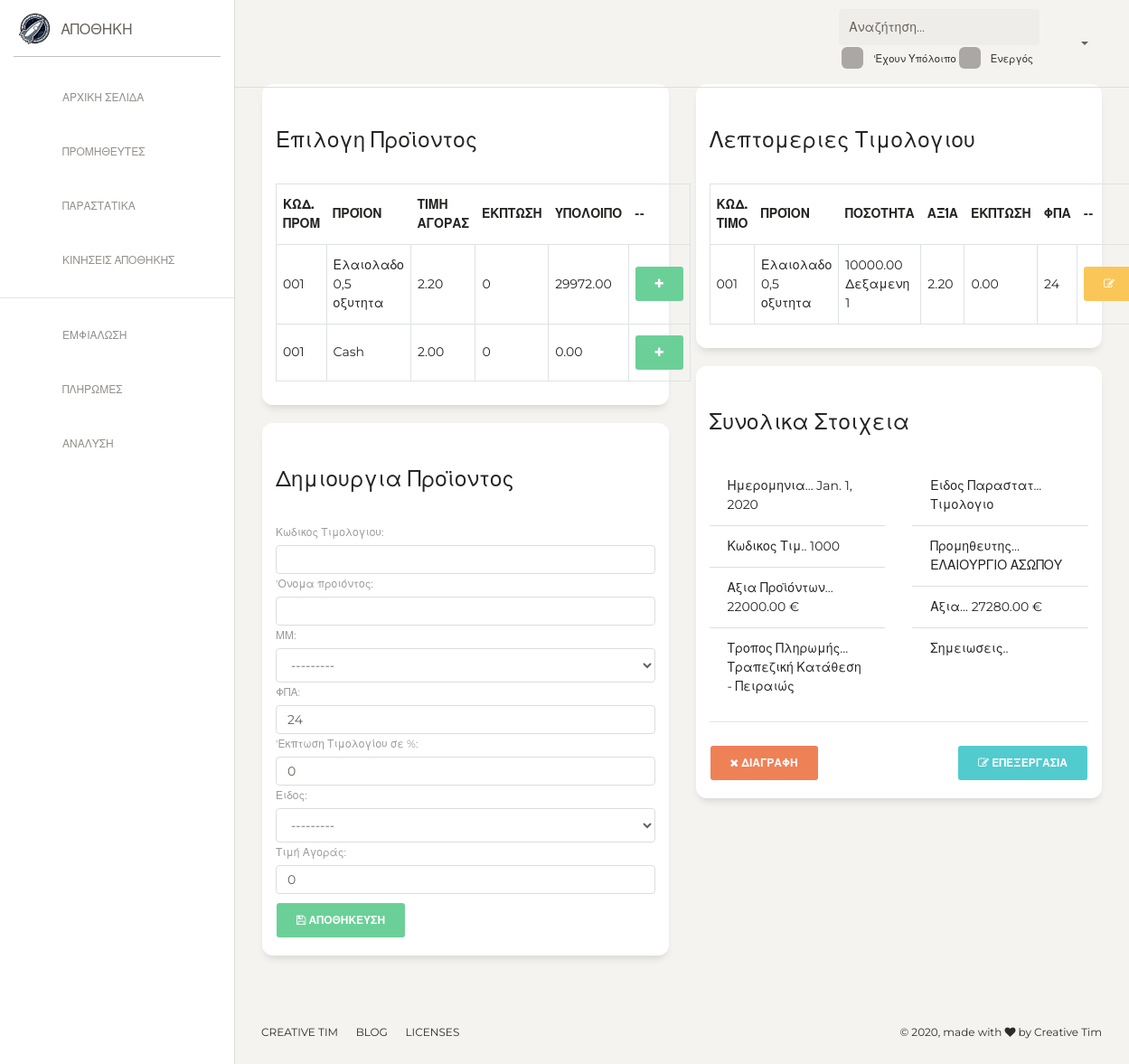
The page /warehouse/invoice-detail/1/ (signed in) on the database as committed earlier.
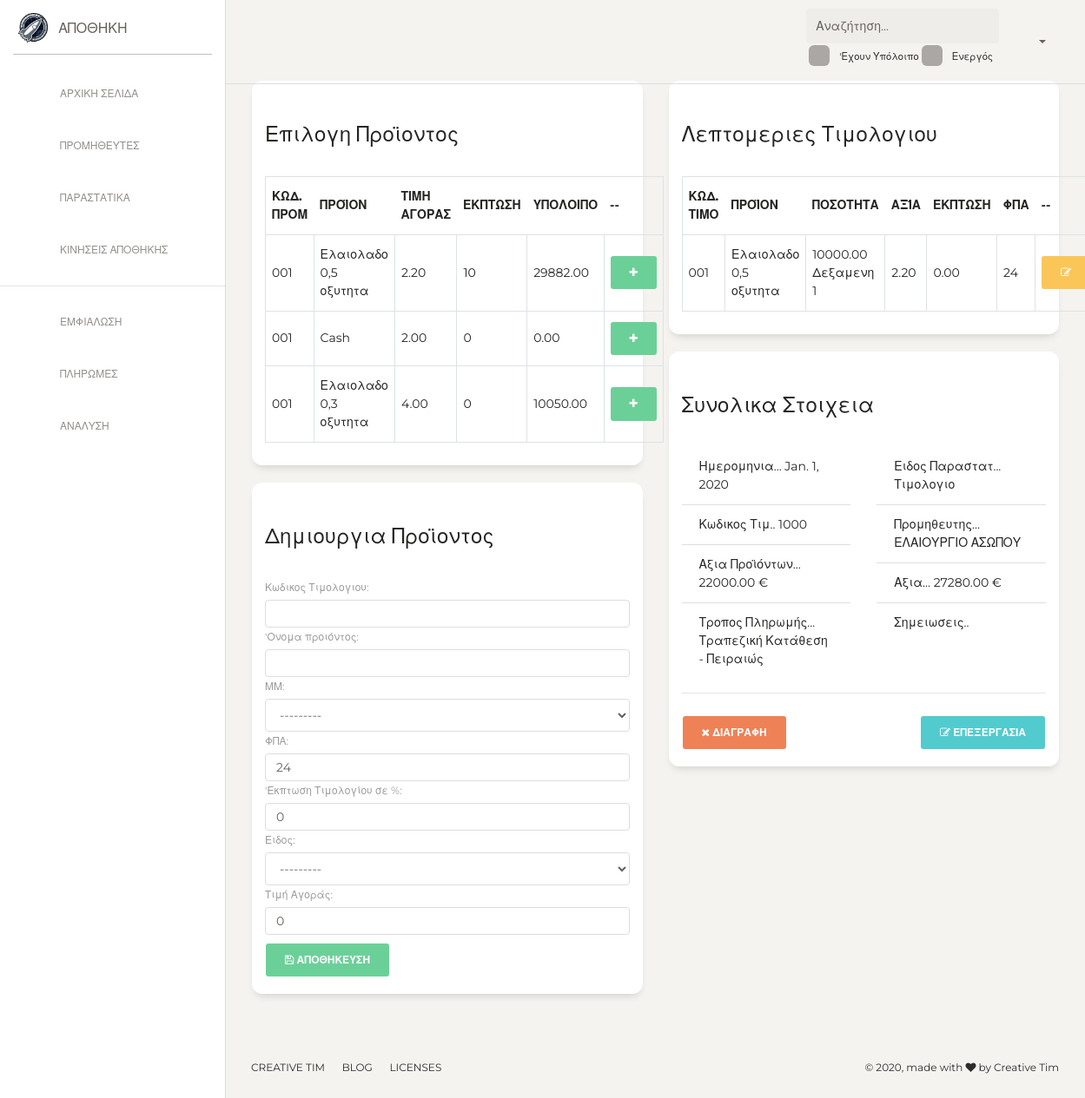
The same page on the database as committed later.
### catalogue/models.py (models this page shows, shortened)
class Product(models.Model):
    active = models.BooleanField(default=True, verbose_name='Κατασταση')
    product_class = models.ForeignKey(ProductClass, on_delete=models.PROTECT, null=True, verbose_name='Ειδος')
    is_offer = models.BooleanField(default=True)
    title = models.CharField(max_length=120, verbose_name="'Ονομα προιόντος")
    category = models.ManyToManyField(Category, blank=True, null=True, verbose_name='Κατηγοριες')
    sku = models.CharField(max_length=150, blank=True, null=True, verbose_name='MPN')
    meta_description = models.CharField(max_length=300, null=True, blank=True)
    slug = models.SlugField(blank=True, null=True, allow_unicode=True)
    price = models.DecimalField(decimal_places=2, max_digits=6, default=0,
                                verbose_name="Τιμή λιανικής")  # the price product have in the store
    margin = models.IntegerField(default=30, verbose_name='Margin', blank=True, null=True)
    markup = models.IntegerField(default=30, verbose_name='Markup', blank=True, null=True)
    price_internet = models.DecimalField(decimal_places=2, max_digits=6, default=0,
                                         verbose_name="Τιμή Internet(No use)")
    price_b2b = models.DecimalField(decimal_places=2, max_digits=6, default=0,
                                    verbose_name="Τιμή Χονδρικής")  # the price product have in the website, if its 0 then website gets the price from store
    price_discount = models.DecimalField(max_digits=10, decimal_places=2, default=0, verbose_name='Εκπτωτική Τιμή.')
    final_price = models.DecimalField(default=0, decimal_places=2, max_digits=10, blank=True)
    related_products = models.ManyToManyField('self', blank=True)
    different_color = models.ManyToManyField('self', blank=True)
    timestamp = models.DateField(default=timezone.now, verbose_name='Ημερομηνία Δημιουργίας')
    notes = models.TextField(null=True, blank=True, verbose_name='Περιγραφή')
    vendor = models.ForeignKey('warehouse.Vendor', verbose_name="Προμηθευτής", blank=True, null=True, on_delete=models.SET_NULL)
    qty = models.DecimalField(default=0, verbose_name="Απόθεμα", max_digits=10, decimal_places=2)
    unit = models.CharField(max_length=1, default='1', choices=UNIT, blank=True, null=True, verbose_name='ΜΜ')
    safe_stock = models.DecimalField(max_digits=17, decimal_places=2, default=0, verbose_name='Ασφαλη Αποθεμα')
    safe_warning = models.BooleanField(default=False)
    order_sku = models.CharField(blank=True, null=True, max_length=50, verbose_name='Κωδικος Τιμολογιου')
    price_buy = models.DecimalField(decimal_places=2, max_digits=6, default=0,
                                    verbose_name="Τιμή Αγοράς")  # the price which you buy the product
    order_discount = models.IntegerField(default=0, verbose_name="'Εκπτωση Τιμολογίου σε %")
    qty_kilo = models.DecimalField(max_digits=5, decimal_places=3, default=1,
                                   verbose_name='Βάρος/Τεμάχια ανά Συσκευασία ')
    taxes_modifier = models.IntegerField(default=24, verbose_name='ΦΠΑ')
    objects = models.Manager()
    def __str__(self):
        return self.title

class ProductStorage(models.Model):
    priority = models.BooleanField(default=False)
    product = models.ForeignKey(Product, on_delete=models.CASCADE, related_name='storages')
    storage = models.ForeignKey(Storage, on_delete=models.PROTECT, verbose_name='Αποθηκη')
    qty = models.DecimalField(decimal_places=2, max_digits=17, default=0)
    class Meta:
        unique_together = ['product', 'storage']
        ordering = ['priority']
    def __str__(self):
        return self.storage.title

### warehouse/models.py (models this page shows, shortened)
class InvoiceItem(models.Model):
    UNITS = (
        ('a', 'Τεμάχιο'),
        ('b', 'Κιβώτιο'),
        ('c', 'Κιλό'),
    )
    order_code = models.CharField(max_length=50, blank=True)
    vendor = models.ForeignKey(Vendor, on_delete=models.PROTECT, verbose_name='Προμηθευτης')
    invoice = models.ForeignKey(Invoice, on_delete=models.CASCADE, related_name='order_items')
    product = models.ForeignKey(Product, on_delete=models.PROTECT, related_name='invoice_items', verbose_name='Προϊον')
    unit = models.CharField(max_length=1, choices=UNITS, default='a', verbose_name='ΜΜ')
    qty = models.DecimalField(max_digits=17, decimal_places=2, default=1, verbose_name='Ποσότητα')
    value = models.DecimalField(max_digits=17, decimal_places=2, verbose_name='Τιμή')
    discount = models.DecimalField(max_digits=10, decimal_places=2, default=0, verbose_name='Εκπτωση')
    discount_value = models.DecimalField(max_digits=10, decimal_places=2, default=0, verbose_name='Ποσο Εκπτωσης')
    clean_value = models.DecimalField(max_digits=17, decimal_places=2, verbose_name='Αξια')
    total_clean_value = models.DecimalField(max_digits=17, decimal_places=2, verbose_name='Καθαρη Αξια')
    taxes_modifier = models.IntegerField(default=24, verbose_name='ΦΠΑ')
    taxes_value = models.DecimalField(max_digits=17, decimal_places=2, verbose_name='Αξια ΦΠΑ')
    total_value = models.DecimalField(max_digits=17, decimal_places=2, verbose_name='Τελικη Αξία')
    storage = models.ForeignKey(ProductStorage, blank=True, null=True, on_delete=models.PROTECT, related_name='storage_invoices', verbose_name='Αποθηκη')
    used_qty = models.DecimalField(max_digits=17, decimal_places=2, verbose_name='Χρησιμοποιημενη Ποσοτητα', default=0)
    locked = models.BooleanField(default=False)

### project_settings/models.py (models this page shows, shortened)
class Storage(models.Model):
    active = models.BooleanField(default=True)
    title = models.CharField(unique=True, max_length=250)
    position = models.TextField(blank=True, null=True)
    capacity = models.DecimalField(decimal_places=2, max_digits=17, default=0)
    max_capacity = models.DecimalField(decimal_places=2, max_digits=17, default=0)
    warning_max_capacity = models.DecimalField(decimal_places=2, max_digits=17, default=0)
    warning_low_max_capacity = models.DecimalField(decimal_places=2, max_digits=17, default=0)

### warehouse/views.py (the view, shortened to what this page needs)
# urls.py: path('invoice-detail/<int:pk>/', InvoiceDetailView.as_view(), name='invoice_update'),
@method_decorator(staff_member_required, name='dispatch')
class InvoiceDetailView(UpdateView):
    model = Invoice
    template_name = 'warehouse/invoice_detail.html'
    form_class = InvoiceForm
    def get_context_data(self, **kwargs):
        context = super().get_context_data(**kwargs)
        context['products'] = Product.objects.filter(vendor=self.object.vendor)
        context['product_form'] = InvoiceProductForm(initial={'vendor': self.object.vendor})
        context['order_items'] = self.object.order_items.all()
        return context

### warehouse/forms.py
class InvoiceForm(BaseForm, forms.ModelForm):
    date = forms.DateField(widget=forms.DateInput(attrs={'type': 'date'}), required=True, label='Ημερομηνία')
    vendor = forms.ModelChoiceField(queryset=Vendor.objects.all(), widget=ModelSelect2(url='warehouse:vendor_autocomplete'), label='Προμηθευτης')
    class Meta:
        model = Invoice
        fields = ['date', 'vendor', 'order_type', 'title', 'payment_method', 'extra_value', 'description']

class InvoiceProductForm(BaseForm, forms.ModelForm):
    vendor = forms.ModelChoiceField(queryset=Vendor.objects.all(), widget=forms.HiddenInput(), required=True)
    class Meta:
        model = Product
        fields = ['order_sku', 'title', 'unit', 'taxes_modifier',
                  'order_discount', 'product_class', 'vendor', 'price_buy',
                  ]

### catalogue/models.py (called while the page is built)
    def __str__(self):
        return self.title

### warehouse/models.py (called while the page is built)
    def __str__(self):
        return f'{self.title}'

    def tag_value(self):
        return f'{self.value} {CURRENCY}'

    def tag_final_value(self):
        return f'{self.final_value} {CURRENCY}'

### warehouse/templates/warehouse/invoice_detail.html (shortened to what the changed rows need)
{% extends 'warehouse/dashboard.html' %}
{% block content %}
    <div class="content">
        <div class="row">
            <div class="col-6">
                <div class="card">
                    <div class="card-body">
                        <table class="table table-bordered">
                            <thead>
                                <tr>
                                    <th>Κωδ. Προμ</th>
                                    <th>Προϊον</th>
                                    <th>Τιμη Αγορας</th>
                                    <th>Εκπτωση</th>
                                    <th>Υπολοιπο</th>
                                    <th>--</th>
                                </tr>
                            </thead>
                            <tbody>
                                {% for product in products %}
                                    <tr>
                                        <td>{{ product.order_sku }}</td>
                                        <td>{{ product }}</td>
                                        <td>{{ product.price_buy }}</td>
                                        <td>{{ product.order_discount }}</td>
                                        <td>{{ product.qty }}</td>
                                        <td><button data-href='{% url "warehouse:ajax_create_product" object.id product.id %}' type="button" class="btn btn-success add_button"><i class="fa fa-plus"></i> </button> </td>
                                    </tr>
                                {% endfor %}
                            </tbody>
                        </table>
                    </div>
                </div>
                <div class="card">
                    <div class="card-body">
                        <form method="post" class="form" action="{% url 'warehouse:create_product_from_invoice' object.id %}">
                            {{ product_form }}
                        </form>
                    </div>
                </div>
            </div>
            <div class='col-6'>
                <div class='card'>
                    <div class='card-body'>
                        <table class='table table-bordered'>
                            <thead>
                                <tr>
                                    <th>Κωδ. Τιμο</th>
                                    <th>Προϊον</th>
                                    <th>Ποσοτητα</th>
                                    <th>Αξία</th>
                                    <th>Εκπτωση</th>
                                    <th>Φπα</th>
                                    <th>--</th>
                                </tr>
                            </thead>
                            <tbody>
                                {% for item in order_items %}
                                    <tr>
                                        <td>{{ item.order_code }}</td>
                                        <td>{{ item.product }}</td>
                                        <td>{{ item.qty }}
                                            {% if item.storage %}<br> {{ item.storage }}{% endif %}
                                        </td>
                                        <td>{{ item.value }}</td>
                                        <td>{{ item.discount }}</td>
                                        <td>{{ item.taxes_modifier }}</td>
                                        <td><button data-href="{% url 'warehouse:ajax_modify_order_item' item.id %}" type='button' class='btn btn-warning edit_button'><i class='fa fa-edit'></i> </button></td>
                                    </tr>
                                {% endfor %}
                            </tbody>
                        </table>
                    </div>
                </div>
            </div>
        </div>
    </div>
{% endblock %}

Rows that differ between the two databases and show on the page:
changed Product "Ελαιολαδο 0,5 οξυτητα": order_discount "0" → "10"; qty "29972.00" → "29882.00"
added Product: order_sku "001", title "Ελαιολαδο 0,3 οξυτητα", price_buy "4.00", order_discount "0", qty "10050.00"
